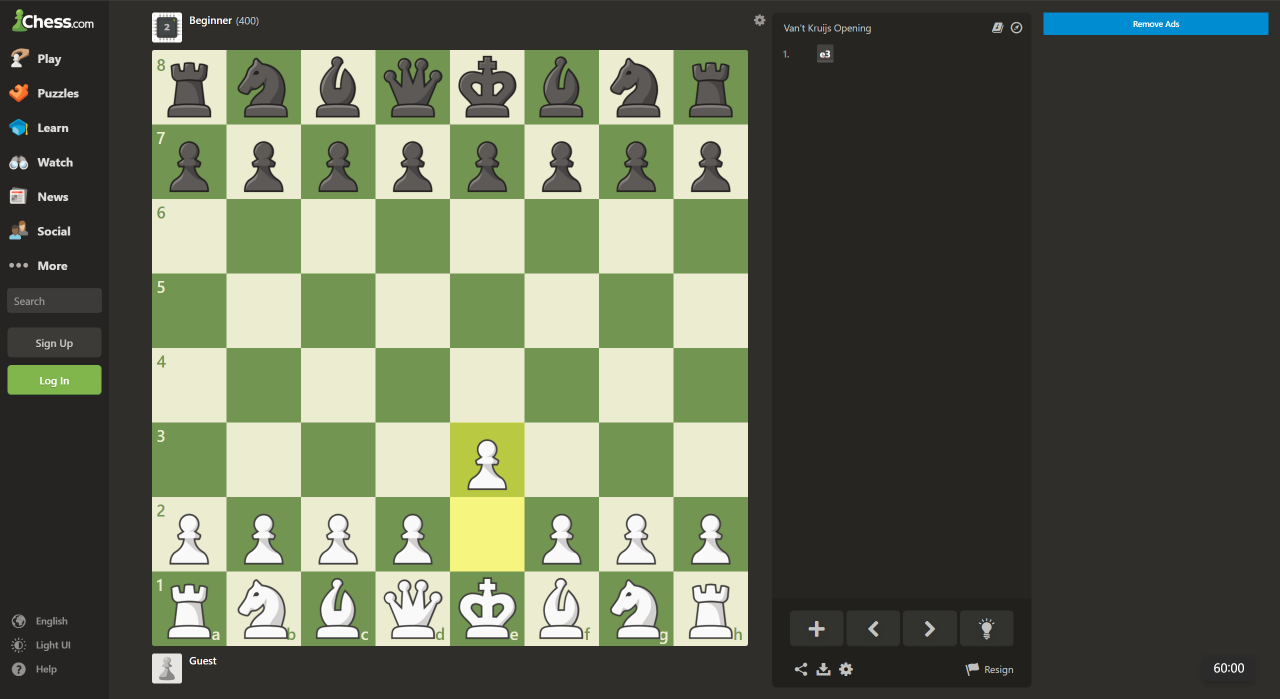
#> input picture images/001.png, 2560 x 1398 px (shown at 1/2 size); its folder holds only this picture in this run
$ python -i Data_Aug.py   (imports and definitions only)
#> lines starting #> are read from the running program, lines starting #| are printed output that depends on the picture
"""
数据增强方式:
https://blog.csdn.net/qq_38973721/article/details/128700920
包含好多种数据增强方式的代码
"""

import os
import random
from PIL import Image
import cv2
import numpy as np
from random import randint, uniform


class DataAugmentation:
    def __init__(self,
                 rotation_rate=0.2, change_light_rate=0.1, add_noise_rate=0.1, blur_rate=0.1,
                 saturation_rate=0.1, hue_rate=0.1, exposure_rate=0.1, cutout_rate=0.2,
                 is_addNoise=True, is_changeLight=False, is_saturation=True,
                 is_changeHue=False, is_change_exposure=True, is_cutout=True,
                 is_resize=True, is_blur=True, is_rotation=True,
                 expected_size=224,
                 max_rotation_angle=90, saturation_value=0.4, changeLight_alpha=0.6,
                 noise_var=20, hue_value_min=100, hue_value_max=150, exposure_gamma=0.9,
                 blur_kernel_size=5, cutout_holes_num=3, cutout_hole_length=10):

        self.expected_size = expected_size
        self.rotation_rate = rotation_rate
        self.change_light_rate = change_light_rate
        self.add_noise_rate = add_noise_rate
        self.saturation_rate = saturation_rate
        self.hue_rate = hue_rate
        self.exposure_rate = exposure_rate
        self.cutout_rate = cutout_rate
        self.blur_rate = blur_rate

        self.is_addNoise = is_addNoise
        self.is_changeLight = is_changeLight
        self.is_saturation = is_saturation
        self.is_changeHue = is_changeHue
        self.is_change_exposure = is_change_exposure
        self.is_cutout = is_cutout
        self.is_blur = is_blur
        self.is_resize = is_resize
        self.is_rotation = is_rotation

        self.saturation_value = saturation_value
        self.max_rotation_angle = max_rotation_angle
        self.changeLight_alpha = changeLight_alpha
        self.noise_var = noise_var
        self.hue_value_min = hue_value_min
        self.hue_value_max = hue_value_max
        self.exposure_gamma = exposure_gamma
        self.blur_kernel_size = blur_kernel_size
        self.cutout_holes_num = cutout_holes_num
        self.cutout_hole_length = cutout_hole_length

    # [31 lines left out: functions addNoise, change_light, chenge_hue, saturation, not called in this run]

    def change_exposure(self, img):
        gamma_img = np.power(img / 255, self.exposure_gamma)
        return cv2.convertScaleAbs(255 * gamma_img)

    def blur(self, img):
        return cv2.blur(img, (self.blur_kernel_size, ) * 2)

    # [24 lines left out: function cutout, not called in this run]

    def resize(self, img):
        return cv2.resize(img, (self.expected_size, ) * 2)

    # [6 lines left out: function rotation, not called in this run]


    def augmentation(self, img):
        if self.is_change_exposure and uniform(0, 1) < self.exposure_rate:
            img = self.addNoise(img)
        if self.is_blur and uniform(0, 1) < self.blur_rate:
            img = self.blur(img)
        if self.is_cutout and uniform(0, 1) < self.cutout_rate:
            img = self.cutout(img)
        if self.is_saturation and uniform(0, 1) < self.saturation_rate:
            img = self.saturation(img)
        if self.is_addNoise and uniform(0, 1) < self.add_noise_rate:
            img = self.addNoise(img)
        if self.is_changeHue and uniform(0, 1) < self.hue_rate:
            img = self.chenge_hue(img)
        if self.is_changeLight and uniform(0, 1) < self.change_light_rate:
            img = self.change_light(img)
        if self.is_resize:
            img = self.resize(img)

        return img

# [29 lines not run here, left out]

>>> import cv2
>>> picture = cv2.imread('../images/001.png')
#> picture is the input picture: shape (1398, 2560, 3); mean B, G, R 82.5, 101.3, 95.5
>>> result = DataAugmentation().augmentation(picture)
#> in resize, `return cv2.resize(img, (self.expected_size, ) * 2)`:
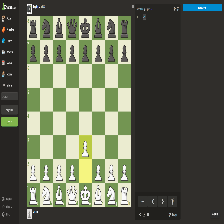
#> returned value: shape (224, 224, 3); mean of channels 0, 1, 2 82.1, 100.8, 95.1; drawn as B, G, R

$ run again, on images/004.png
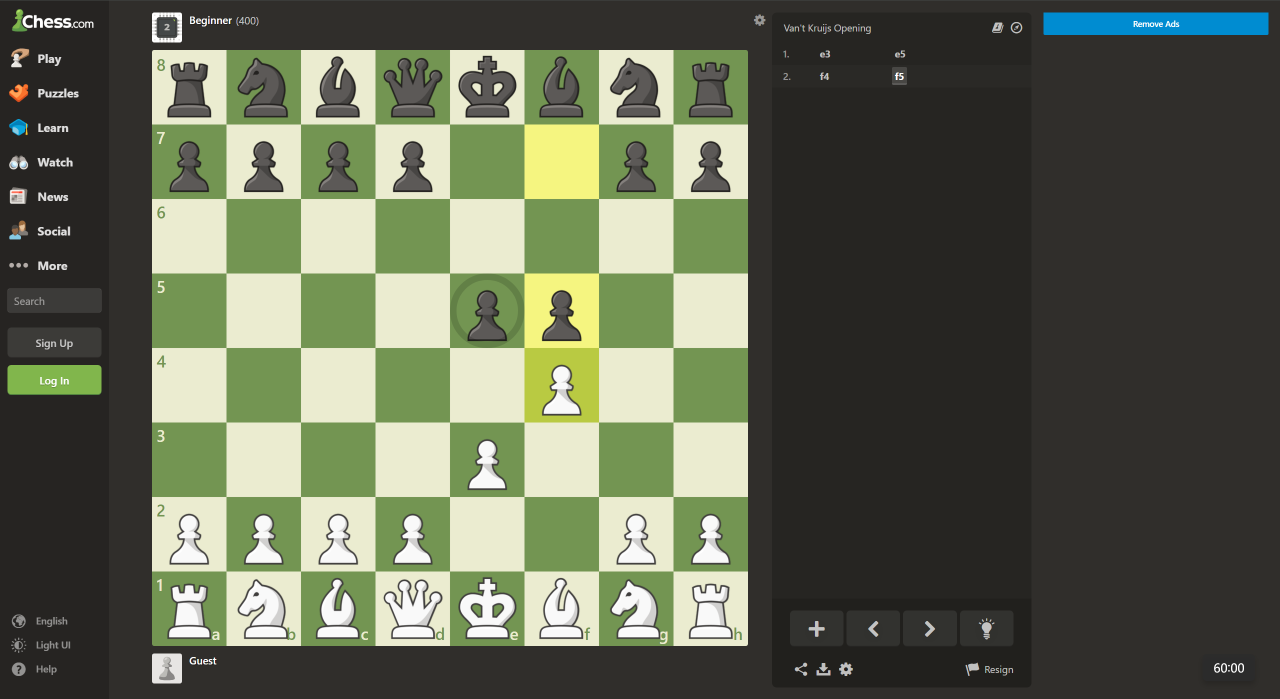
#> input picture images/004.png, 2560 x 1398 px (shown at 1/2 size)
#> picture is the input picture: shape (1398, 2560, 3); mean B, G, R 82.1, 101.3, 95.6
#> in resize, `return cv2.resize(img, (self.expected_size, ) * 2)`:
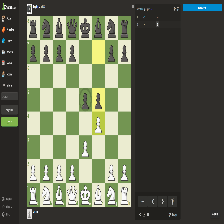
#> returned value: shape (224, 224, 3); mean of channels 0, 1, 2 81.7, 100.9, 95.2; drawn as B, G, R
